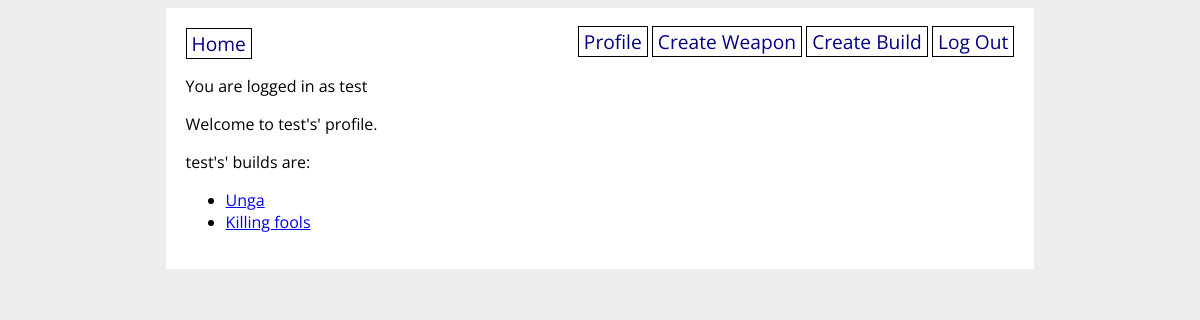
Screenshot of /profile/test (signed in) with the database file from the repository.
### elden_ring_builder/models.py (models this page shows, shortened)
class User(db.Model, UserMixin):
    id = db.Column(db.Integer, primary_key=True)
    username = db.Column(db.String(50), unique=True, nullable=False)
    password = db.Column(db.String(60), nullable=False)
    builds = db.relationship('Build', back_populates='user')
    def __repr__(self):
      return self.username

class Build(db.Model):
  id = db.Column(db.Integer, primary_key=True)
  name = db.Column(db.String(50), nullable=False)
  description = db.Column(db.String(500), nullable=False)
  user_id = db.Column(db.Integer, db.ForeignKey('user.id'), nullable=False)
  user = db.relationship('User', back_populates='builds')
  weapon = db.relationship('Weapon', secondary='build_weapon', back_populates='build')

### elden_ring_builder/main/routes.py (the view)
@main.route('/profile/<username>')
def profile(username):
    if current_user.is_anonymous:
        return redirect(url_for('main.home'))
    if current_user.username != username:
        return redirect(url_for('main.home'))
    user = User.query.filter_by(username=username).one()
    return render_template('profile.html', user=user)

### elden_ring_builder/extensions.py (called while the page is built)
@login_manager.user_loader
def load_user(user_id):
    return User.query.get(user_id)

### elden_ring_builder/templates/profile.html
{% extends 'base.html' %}
{% block content %}
<p>
Welcome to {{ user }}'s' profile.
</p>
<p>
    {{ user }}'s' builds are:
    <ul>
        {% for build in user.builds %}
        <li><a href="/build_detail/{{ build.id }}">{{ build.name }}</a></li>
        {% endfor %}
    </ul>
</p>
{% endblock %}

### elden_ring_builder/templates/base.html (shortened to what this page needs)
<!DOCTYPE html>
<html>
    <head>
        <link rel="stylesheet" href="/static/style.css">
    </head>
    <body>
        <div id="content">
            <nav>
                <a href="/">Home</a>
                <div>
                    {% if current_user.is_authenticated %}
                    <a href="/profile/{{ current_user.username }}">Profile</a>
                    <a href="/create_weapon">Create Weapon</a>
                    <a href="/create_build">Create Build</a>
                    <a href="/logout">Log Out</a>
                    {% else %}
                    <a href="/signup">Sign Up</a>
                    <a href="/login">Log In</a>
                    {% endif %}
                </div>
            </nav>
            {% if current_user.is_authenticated %}
            <p>You are logged in as {{ current_user.username }}</p>
            {% endif %}
            {% block content %}{% endblock %}
        </div>
    </body>
</html>

### elden_ring_builder/static/style.css (style rules this page uses)
body { display: flex; flex-direction: column; align-items: center; background-color: #eee; font-family: 'Open Sans', sans-serif; }
#content { width: 70%; background-color: white; padding: 20px; }
nav { width: 100%; display: flex; flex-direction: row; justify-content: space-between; }
nav a { color: navy; text-decoration: none; border: 1px solid black; padding: 1px 5px; font-size: 1.2em; }

### rows the page displays
User: username "test"
Build: name "Unga"
Build: name "Killing fools"
